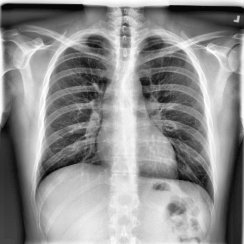
#> input picture data/processed/normal/Normal-1.png, 244 x 244 px, found by its file name; its folder holds only this picture in this run
$ python preprocess_dataset.py
#> lines starting #> are read from the running program, lines starting #| are printed output that depends on the picture
### src/data/preprocess_functions.py
import cv2
import numpy as np

# Loading images in graysacalde format
def load_images(path: str) -> np.ndarray:
#> called with path = 'data/raw/normal/Normal-1.png'
    image = cv2.imread(path, cv2.IMREAD_GRAYSCALE)
#> image is the input picture: shape (244, 244); min 3, max 255, mean 142.9
    if image is None:
        raise ValueError(f"Could not read image: {path}")
    return image

# Spatial Standardization
def resize_image(image, size =(244, 244))-> np.ndarray:
    # Resize awhile preserving structure
    return cv2.resize(image,size, interpolation = cv2.INTER_AREA)

# Normalization
def normalize_image(image: np.ndarray)-> np.ndarray:
    image=image.astype(np.float32)/255.0
    return image

# Contrast Enhacement (CLAHE)
def apply_clahe(image : np.ndarray,clip_limit = 3.0, grid_size = (8,8)) -> np.ndarray:
    # Enhace image constrar using CLAHE, recommended for X-ray.
#> called with clip_limit = 3, grid_size = (8, 8)
    clahe = cv2.createCLAHE(clipLimit=clip_limit, tileGridSize = grid_size)
    return clahe.apply(image)
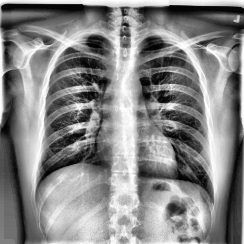
#> returned value: shape (244, 244); min 1, max 255, mean 134.3

# Gamma correction (enhance dark regions)
def gamma_correction(image: np.ndarray, gamma: float = 0.8) -> np.ndarray:
#> called with gamma = 0.8
    image = image.astype(np.float32)/255
    image = np.power(image,gamma)
    return (image * 255).astype("uint8")

# Full Pipeline
def preprocess_image(path : str, size = (244,244), use_clahe: bool = True, use_gamma: bool = True)-> np.ndarray:
    # Load -> resize -> (CLAHE) -> Gamma correction -> normalize
    image = load_images(path)
    image = resize_image(image,size)

    if use_clahe:
        image = apply_clahe(image)

    if use_gamma:
        image = gamma_correction(image)

    image = normalize_image(image)

    return image

### src/data/preprocess_dataset.py
import os
import cv2

from pathlib import Path
from typing import Tuple

from src.data.preprocess_functions import preprocess_image

RAW_PATH = Path("data/raw")
PROCESSED_PATH = Path("data/processed")

CLASSES = ["normal","tuberculosis"]

def preprocess_dataset(raw_dir: Path = RAW_PATH, processed_dir: Path= PROCESSED_PATH, size: Tuple[int, int] = (244,244), use_clahe:bool = True):
    """
    Applies the method of processing all images in raw_dir and save it into "processed_dir"
    in order to preserve class foder structures
    """

    for cls in CLASSES:
        input_dir =  raw_dir / cls
        output_dir = processed_dir / cls

        output_dir.mkdir(parents=True, exist_ok=True)

        print(f"\nProcessing class: {cls}")

#> (the run stopped early here; a loop or call above may not have finished)
